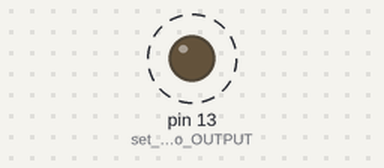
Bench run of a sketch on a simulated Arduino Uno, built with avr-gcc and run on an emulated ATmega328P. Parts: output pins drawn as LEDs (lit = HIGH). Dashed ring = blinking. What the sketch prints to the serial monitor is not drawn.

Above: at 5.2 s.
Timing chart, 0 to 8.0 s (numbered marks = the images above):
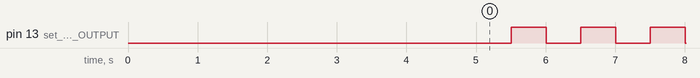

The sketch:

full.ino
```cpp
/*
 * timer_full
 *
 * Full example using the arduino-timer library.
 * Shows:
 *  - Setting a different number of tasks with microsecond resolution
 *  - disabling a repeated function
 *  - running a function after a delay
 *  - cancelling a task
 *
 * Added a number of new things including reporting the number of tasks.
 * No changes to the library.
 */

#include <arduino-timer.h>

auto timer = timer_create_default(); // create a timer with default settings
Timer<> default_timer; // save as above

// create a timer that can hold 1 concurrent task, with microsecond resolution
// and a custom handler type of 'const char *
Timer<1, micros, const char *> u_timer;


// create a timer that holds 16 tasks, with millisecond resolution,
// and a custom handler type of 'const char *
Timer<16, millis, const char *> t_timer;

bool toggle_led(void *) {
  digitalWrite(LED_BUILTIN, !digitalRead(LED_BUILTIN)); // toggle the LED
  return true; // repeat? true
}

bool print_message(const char *m) {
  Serial.print("print_message: ");
  Serial.println(m);
  return true; // repeat? true
}

// This is how to pass a timer as an argument.
template <typename T>
void no_of_tasks(T &timer, const char* name) {
  Serial.print("The number of "); Serial.print(name); Serial.print(" tasks is ");
  Serial.println(timer.size());
  if(timer.empty()) { Serial.print(name); Serial.println(" is empty"); }
}

void no_of_timer_tasks() {
  Serial.print("The number of timer tasks is ");
  Serial.println(timer.size());
  if(timer.empty()) Serial.println("The timer is empty");
}

bool cancel_tasks(void *) {
  Serial.print("cancel tasks: Called at: ");
  Serial.println(millis());
  timer.cancel();
  no_of_tasks(timer,"timer");
  return false;
}

bool cancel_t_timer_tasks(const char *message) {
  Serial.print(message);
  Serial.print(": Called at: ");
  Serial.println(millis());
  t_timer.cancel();
  no_of_tasks(t_timer,"t_timer");
  return false;
}


size_t repeat_count = 1;
bool repeat_x_times(void *opaque) {
  size_t limit = (size_t)opaque;

  Serial.print("repeat_x_times: ");
  Serial.print(repeat_count);
  Serial.print("/");
  Serial.println(limit);

  return ++repeat_count <= limit; // remove this task after limit reached
}

//
// A function to print information about the file being compiled.
//
void printVersionInfo(void) {
  Serial.println(__FILE__);
  Serial.print("Compiled on ");
  Serial.print(__DATE__);
  Serial.print(" at ");
  Serial.print(__TIME__);
  Serial.print(" with IDE version ");
  Serial.println(ARDUINO);
}

void setup() {
  Serial.begin(115200);
    delay(5000);
  Serial.println("Full tests of arduino-timer");
#ifdef ARDUINO_ARCH_RP2040
    Serial.println("Running tests on a Pico");
#endif
#ifdef __AVR_ATmega2560__
    Serial.println("Running tests on a MEGA 2560");
#endif
#ifdef ARDUINO_MINIMA
    Serial.println("\nArduino R4 Minima");
#endif
#ifdef ARDUINO_UNOR4_WIFI
    Serial.println("\nArduino R4 Wifi");
#endif
  printVersionInfo();
  Serial.print("C++ version is ");
  Serial.println(__cplusplus);

  pinMode(LED_BUILTIN, OUTPUT); // set LED pin to OUTPUT

  // call the toggle_led function every 500 millis (half second)
  timer.every(500, toggle_led);

  // call the repeat_x_times function every 1000 millis (1 second)
  timer.every(1000, repeat_x_times, (void *)10);

  // call the print_message function every 1000 millis (1 second),
  // passing it an argument string
  t_timer.every(1000, print_message, "called every second");

  // call the print_message function in five seconds
  t_timer.in(5000, print_message, "delayed five seconds");

  // call the print_message function at time + 10 seconds
  t_timer.at(millis() + 10000, print_message, "call at millis() + 10 seconds");

  // call the toggle_led function every 500 millis (half second)
  auto task = timer.every(500, toggle_led);
  timer.cancel(task); // this task is now cancelled, and will not run

  // call print_message in 2 seconds, but with microsecond resolution
  u_timer.in(2000000, print_message, "delayed two seconds using microseconds");

  if (!u_timer.in(5000, print_message, "never printed")) {
  /* this fails because we created u_timer with only 1 concurrent task slot */
    Serial.println("Failed to add microsecond event - timer full");
  }

  // This had to be called before the next one, as that will kill it.
  // Changed to put it on the t_timer where it needs a message.
  t_timer.at(20000,cancel_t_timer_tasks,"cancel t_timer tasks");

  timer.at(16000,cancel_tasks);

  no_of_timer_tasks();

  no_of_tasks(timer,"timer");

  // This is private.
  //Serial.println(sizeof(timer.tasks));
  //Serial.println(timer.max_tasks);
  // This would need to be added as a public member function.
  // This only works because u_timer was made with 1 task.
  // This is the only way I can think of to do this without
  // making changes to the library code.
  Serial.print("Maximum number of tasks in timer is ");
  Serial.println(sizeof(timer)/sizeof(u_timer));

  no_of_tasks(t_timer,"t_timer");

}

void loop() {
  timer.tick(); // tick the timer
  t_timer.tick();
  u_timer.tick();
}
```

Measured:
- by itself, pin 13 (set_LED_pin_to_OUTPUT): alternates HIGH for 0.50 s and LOW for 0.50 s, 21 changes in all, then stays HIGH
